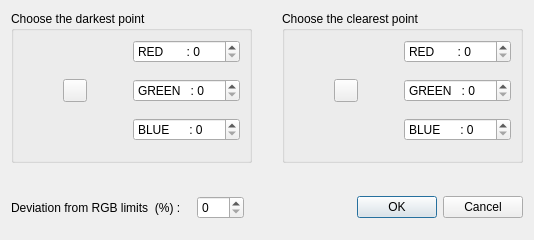
<?xml version="1.0" encoding="UTF-8"?>
<ui version="4.0">
 <class>RgbDialog</class>
 <widget class="QDialog" name="RgbDialog">
  <property name="geometry">
   <rect>
    <x>0</x>
    <y>0</y>
    <width>534</width>
    <height>240</height>
   </rect>
  </property>
  <property name="sizePolicy">
   <sizepolicy hsizetype="Fixed" vsizetype="Fixed">
    <horstretch>0</horstretch>
    <verstretch>0</verstretch>
   </sizepolicy>
  </property>
  <property name="windowTitle">
   <string>RGB color setting</string>
  </property>
  <layout class="QVBoxLayout" name="verticalLayout">
   <item>
    <layout class="QVBoxLayout" name="verticalLayout_2">
     <item>
      <layout class="QHBoxLayout" name="horizontalLayout">
       <item>
        <widget class="QGroupBox" name="centerGroupBox">
         <property name="title">
          <string>Choose the darkest point</string>
         </property>
         <property name="flat">
          <bool>true</bool>
         </property>
         <layout class="QGridLayout" name="gridLayout_3">
          <item row="0" column="3">
           <widget class="QDoubleSpinBox" name="red_first">
            <property name="prefix">
             <string notr="true">RED       : </string>
            </property>
            <property name="decimals">
             <number>0</number>
            </property>
            <property name="minimum">
             <double>0.000000000000000</double>
            </property>
            <property name="maximum">
             <double>255.000000000000000</double>
            </property>
           </widget>
          </item>
          <item row="2" column="1">
           <widget class="QToolButton" name="pointPickingButton_first">
            <property name="toolTip">
             <string>Pick the plane center (click again to cancel)</string>
            </property>
            <property name="icon">
             <iconset resource="../../../qCC/icones.qrc">
              <normaloff>:/CC/images/ccPointPicking.png</normaloff>:/CC/images/ccPointPicking.png</iconset>
            </property>
            <property name="checkable">
             <bool>true</bool>
            </property>
           </widget>
          </item>
          <item row="1" column="3">
           <spacer name="verticalSpacer_3">
            <property name="orientation">
             <enum>Qt::Vertical</enum>
            </property>
            <property name="sizeType">
             <enum>QSizePolicy::Expanding</enum>
            </property>
            <property name="sizeHint" stdset="0">
             <size>
              <width>20</width>
              <height>10</height>
             </size>
            </property>
           </spacer>
          </item>
          <item row="2" column="2">
           <spacer name="horizontalSpacer_3">
            <property name="orientation">
             <enum>Qt::Horizontal</enum>
            </property>
            <property name="sizeHint" stdset="0">
             <size>
              <width>40</width>
              <height>20</height>
             </size>
            </property>
           </spacer>
          </item>
          <item row="3" column="3">
           <spacer name="verticalSpacer_4">
            <property name="orientation">
             <enum>Qt::Vertical</enum>
            </property>
            <property name="sizeType">
             <enum>QSizePolicy::Expanding</enum>
            </property>
            <property name="sizeHint" stdset="0">
             <size>
              <width>20</width>
              <height>10</height>
             </size>
            </property>
           </spacer>
          </item>
          <item row="4" column="3">
           <widget class="QDoubleSpinBox" name="blue_first">
            <property name="prefix">
             <string notr="true">BLUE      : </string>
            </property>
            <property name="decimals">
             <number>0</number>
            </property>
            <property name="minimum">
             <double>0.000000000000000</double>
            </property>
            <property name="maximum">
             <double>255.000000000000000</double>
            </property>
           </widget>
          </item>
          <item row="2" column="0">
           <spacer name="horizontalSpacer_4">
            <property name="orientation">
             <enum>Qt::Horizontal</enum>
            </property>
            <property name="sizeHint" stdset="0">
             <size>
              <width>40</width>
              <height>20</height>
             </size>
            </property>
           </spacer>
          </item>
          <item row="2" column="3">
           <widget class="QDoubleSpinBox" name="green_first">
            <property name="prefix">
             <string notr="true">GREEN   : </string>
            </property>
            <property name="decimals">
             <number>0</number>
            </property>
            <property name="minimum">
             <double>0.000000000000000</double>
            </property>
            <property name="maximum">
             <double>255.000000000000000</double>
            </property>
           </widget>
          </item>
          <item row="5" column="3">
           <spacer name="verticalSpacer_7">
            <property name="orientation">
             <enum>Qt::Vertical</enum>
            </property>
            <property name="sizeType">
             <enum>QSizePolicy::Expanding</enum>
            </property>
            <property name="sizeHint" stdset="0">
             <size>
              <width>20</width>
              <height>10</height>
             </size>
            </property>
           </spacer>
          </item>
         </layout>
        </widget>
       </item>
       <item>
        <spacer name="horizontalSpacer_5">
         <property name="orientation">
          <enum>Qt::Horizontal</enum>
         </property>
         <property name="sizeHint" stdset="0">
          <size>
           <width>20</width>
           <height>20</height>
          </size>
         </property>
        </spacer>
       </item>
       <item>
        <widget class="QGroupBox" name="centerGroupBox_2">
         <property name="title">
          <string>Choose the clearest point</string>
         </property>
         <property name="flat">
          <bool>true</bool>
         </property>
         <layout class="QGridLayout" name="gridLayout_4">
          <item row="0" column="3">
           <widget class="QDoubleSpinBox" name="red_second">
            <property name="prefix">
             <string notr="true">RED       : </string>
            </property>
            <property name="decimals">
             <number>0</number>
            </property>
            <property name="minimum">
             <double>0.000000000000000</double>
            </property>
            <property name="maximum">
             <double>255.000000000000000</double>
            </property>
           </widget>
          </item>
          <item row="2" column="1">
           <widget class="QToolButton" name="pointPickingButton_second">
            <property name="toolTip">
             <string>Pick the plane center (click again to cancel)</string>
            </property>
            <property name="icon">
             <iconset resource="../../../qCC/icones.qrc">
              <normaloff>:/CC/images/ccPointPicking.png</normaloff>:/CC/images/ccPointPicking.png</iconset>
            </property>
            <property name="checkable">
             <bool>true</bool>
            </property>
           </widget>
          </item>
          <item row="1" column="3">
           <spacer name="verticalSpacer_5">
            <property name="orientation">
             <enum>Qt::Vertical</enum>
            </property>
            <property name="sizeType">
             <enum>QSizePolicy::Expanding</enum>
            </property>
            <property name="sizeHint" stdset="0">
             <size>
              <width>20</width>
              <height>10</height>
             </size>
            </property>
           </spacer>
          </item>
          <item row="4" column="3">
           <widget class="QDoubleSpinBox" name="blue_second">
            <property name="prefix">
             <string notr="true">BLUE      : </string>
            </property>
            <property name="decimals">
             <number>0</number>
            </property>
            <property name="minimum">
             <double>0.000000000000000</double>
            </property>
            <property name="maximum">
             <double>255.000000000000000</double>
            </property>
           </widget>
          </item>
          <item row="3" column="3">
           <spacer name="verticalSpacer_6">
            <property name="orientation">
             <enum>Qt::Vertical</enum>
            </property>
            <property name="sizeType">
             <enum>QSizePolicy::Expanding</enum>
            </property>
            <property name="sizeHint" stdset="0">
             <size>
              <width>20</width>
              <height>10</height>
             </size>
            </property>
           </spacer>
          </item>
          <item row="2" column="3">
           <widget class="QDoubleSpinBox" name="green_second">
            <property name="prefix">
             <string notr="true">GREEN   : </string>
            </property>
            <property name="decimals">
             <number>0</number>
            </property>
            <property name="minimum">
             <double>0.000000000000000</double>
            </property>
            <property name="maximum">
             <double>255.000000000000000</double>
            </property>
           </widget>
          </item>
          <item row="2" column="0">
           <spacer name="horizontalSpacer_7">
            <property name="orientation">
             <enum>Qt::Horizontal</enum>
            </property>
            <property name="sizeHint" stdset="0">
             <size>
              <width>40</width>
              <height>20</height>
             </size>
            </property>
           </spacer>
          </item>
          <item row="2" column="2">
           <spacer name="horizontalSpacer_6">
            <property name="orientation">
             <enum>Qt::Horizontal</enum>
            </property>
            <property name="sizeHint" stdset="0">
             <size>
              <width>40</width>
              <height>20</height>
             </size>
            </property>
           </spacer>
          </item>
          <item row="5" column="3">
           <spacer name="verticalSpacer_8">
            <property name="orientation">
             <enum>Qt::Vertical</enum>
            </property>
            <property name="sizeType">
             <enum>QSizePolicy::Expanding</enum>
            </property>
            <property name="sizeHint" stdset="0">
             <size>
              <width>20</width>
              <height>10</height>
             </size>
            </property>
           </spacer>
          </item>
         </layout>
        </widget>
       </item>
      </layout>
     </item>
    </layout>
   </item>
   <item>
    <spacer name="verticalSpacer_2">
     <property name="orientation">
      <enum>Qt::Vertical</enum>
     </property>
     <property name="sizeType">
      <enum>QSizePolicy::Expanding</enum>
     </property>
     <property name="sizeHint" stdset="0">
      <size>
       <width>20</width>
       <height>10</height>
      </size>
     </property>
    </spacer>
   </item>
   <item>
    <layout class="QHBoxLayout" name="horizontalLayout_bottom">
     <item>
      <widget class="QLabel" name="margin_label">
       <property name="text">
        <string>Deviation from RGB limits  (%) :</string>
       </property>
      </widget>
     </item>
     <item>
      <spacer name="horizontalSpacer">
       <property name="orientation">
        <enum>Qt::Horizontal</enum>
       </property>
       <property name="sizeType">
        <enum>QSizePolicy::Fixed</enum>
       </property>
       <property name="sizeHint" stdset="0">
        <size>
         <width>10</width>
         <height>20</height>
        </size>
       </property>
      </spacer>
     </item>
     <item>
      <widget class="QSpinBox" name="margin">
       <property name="maximum">
        <number>100</number>
       </property>
      </widget>
     </item>
     <item>
      <spacer name="horizontalSpacer_2">
       <property name="orientation">
        <enum>Qt::Horizontal</enum>
       </property>
       <property name="sizeHint" stdset="0">
        <size>
         <width>40</width>
         <height>20</height>
        </size>
       </property>
      </spacer>
     </item>
     <item>
      <widget class="QDialogButtonBox" name="buttonBox">
       <property name="orientation">
        <enum>Qt::Horizontal</enum>
       </property>
       <property name="standardButtons">
        <set>QDialogButtonBox::Cancel|QDialogButtonBox::Ok</set>
       </property>
      </widget>
     </item>
    </layout>
   </item>
   <item>
    <spacer name="verticalSpacer">
     <property name="orientation">
      <enum>Qt::Vertical</enum>
     </property>
     <property name="sizeType">
      <enum>QSizePolicy::Fixed</enum>
     </property>
     <property name="sizeHint" stdset="0">
      <size>
       <width>20</width>
       <height>10</height>
      </size>
     </property>
    </spacer>
   </item>
  </layout>
 </widget>
 <resources>
  <include location="../../../qCC/icones.qrc"/>
 </resources>
 <connections>
  <connection>
   <sender>buttonBox</sender>
   <signal>accepted()</signal>
   <receiver>RgbDialog</receiver>
   <slot>accept()</slot>
   <hints>
    <hint type="sourcelabel">
     <x>218</x>
     <y>114</y>
    </hint>
    <hint type="destinationlabel">
     <x>157</x>
     <y>118</y>
    </hint>
   </hints>
  </connection>
  <connection>
   <sender>buttonBox</sender>
   <signal>rejected()</signal>
   <receiver>RgbDialog</receiver>
   <slot>reject()</slot>
   <hints>
    <hint type="sourcelabel">
     <x>260</x>
     <y>120</y>
    </hint>
    <hint type="destinationlabel">
     <x>280</x>
     <y>118</y>
    </hint>
   </hints>
  </connection>
 </connections>
</ui>
